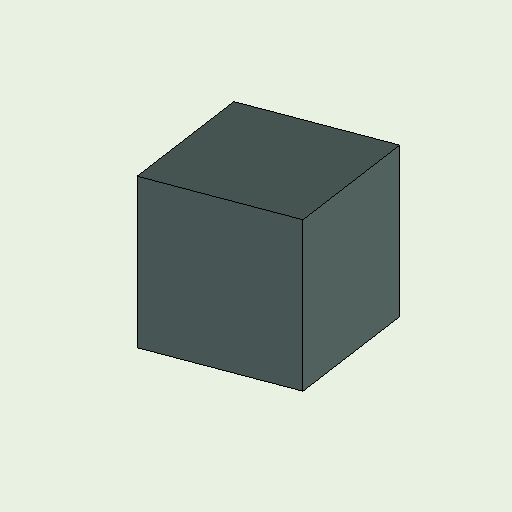
#> input picture vis/capture.png, 512 x 512 px
$ python -i condition_funcs.py   (imports and definitions only)
#> lines starting #> are read from the running program, lines starting #| are printed output that depends on the picture; after the words box and inside, x2 and y2 are one past the last pixel; in counts of white or black regions, pixels touching at a corner belong together
import numpy as np
import cv2
from PIL import Image, ImageChops

class ImgCheck():
    # [116 lines left out: functions check_border, is_solid_color, is_small_shape, is_single_color, is_sketch_closed, count_connected, not called in this run]


    def is_narrow(self,
        img: Image.Image,
        output_path: str = "output.png",
        min_side_length: int = 6,        # 最小边长阈值
        aspect_ratio_thresh: float = 16,  # 长宽比阈值（用于面积比判断）
        extreme_aspect_ratio: float = 30, # 极端长宽比阈值（新增）
        area_ratio_thresh: float = 0.125 # 面积比阈值(r2 = 1/8)
    ) -> None:

        # 转换为 OpenCV 格式并二值化
#> called with output_path = 'output.png', min_side_length = 6, aspect_ratio_thresh = 16, extreme_aspect_ratio = 30, area_ratio_thresh = 0.125
        img_np = np.array(img)
        if img_np.ndim == 3:
            img_np = cv2.cvtColor(img_np, cv2.COLOR_RGB2BGR)
#> img_np is the input picture: shape (512, 512, 3); mean B, G, R 192.5, 204.5, 194.1
        else:
            img_np = cv2.cvtColor(img_np, cv2.COLOR_GRAY2BGR)

        gray = cv2.cvtColor(img_np, cv2.COLOR_BGR2GRAY)
        _, binary = cv2.threshold(gray, 170, 255, cv2.THRESH_BINARY_INV)
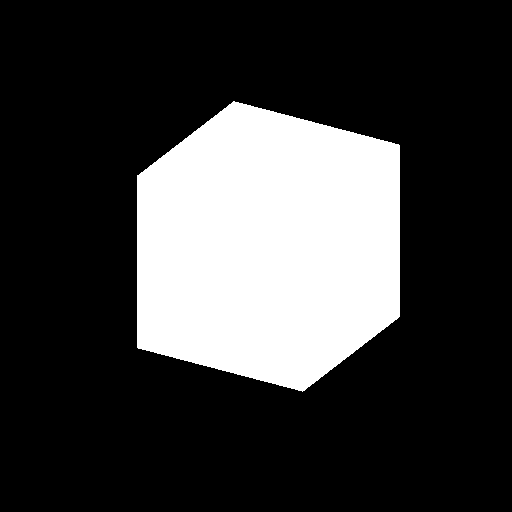
#> binary: shape (512, 512); 23.6% white; 1 white region
        # cv2.imwrite('/home/lkh/siga/output/temp/test/1.png', binary)  # 保存二值化图像用于调试

        # 查找轮廓（找的是白色部分）
        contours, hierarchy = cv2.findContours(binary, cv2.RETR_CCOMP, cv2.CHAIN_APPROX_SIMPLE)
#> contours = 1 contour; box (x1, y1, x2, y2) and area: (137, 101, 400, 392) 61510
        # 创建一个新白图用于绘制结果
        output_img = np.ones_like(img) * 255

        for i, cnt in enumerate(contours):
            if hierarchy[0][i][2] == -1:
                # [6 lines of commented-out code are left out]
                rect = cv2.minAreaRect(cnt)
                (_, _), (w, h), _ = rect
                box = cv2.boxPoints(rect)
                box = np.intp(box)

                # 计算关键指标
                min_side = min(w, h)
                contour_area = cv2.contourArea(cnt)
                rect_area = w * h
                aspect_ratio = max(w, h) / min(w, h) if min(w, h) > 0 else 0
                area_ratio = contour_area / rect_area if rect_area > 0 else 0

                # 判断条件
                if min_side < min_side_length and contour_area > 50:
                    # 条件1：存在边长<5的极小包围盒（红色）
                    # cv2.drawContours(output_img, cnt, -1, (0, 0, 122), 2)
                    # cv2.drawContours(output_img, [box], 0, (0, 0, 255), 2)
                    return True, 1
                elif aspect_ratio > extreme_aspect_ratio:
                    # 条件2（新增）：长宽比>30的极端狭长形状（蓝色）
                    # cv2.drawContours(output_img, [box], 0, (255, 0, 0), 2)
                    return True, 2
                elif aspect_ratio / aspect_ratio_thresh > area_ratio and contour_area > 100:
                    # 条件3：长宽比/8 > 面积比的普通狭长形状（绿色）
                    # drawContours(output_img, [box], 0, (0, 255, 0), 2)
                    return True, 3
#> this loop made 1 pass
#> (rect, w, h, box, min_side, contour_area, rect_area, aspect_ratio) on pass 1: (((268, 246), (290, 262), -90), 290, 262, [[399, 391], [137, 391], [137, 101], [399, 101]], 262, 61509.5, 75980, 1.11)

            # 保存结果
                # cv2.imwrite(output_path+f'{i}.png', output_img)
        # cv2.imwrite(output_path, output_img)
        return False, None

>>> import cv2
>>> picture = cv2.cvtColor(cv2.imread('../../../../../vis/capture.png'), cv2.COLOR_BGR2RGB)
>>> result = ImgCheck().is_narrow(picture)
